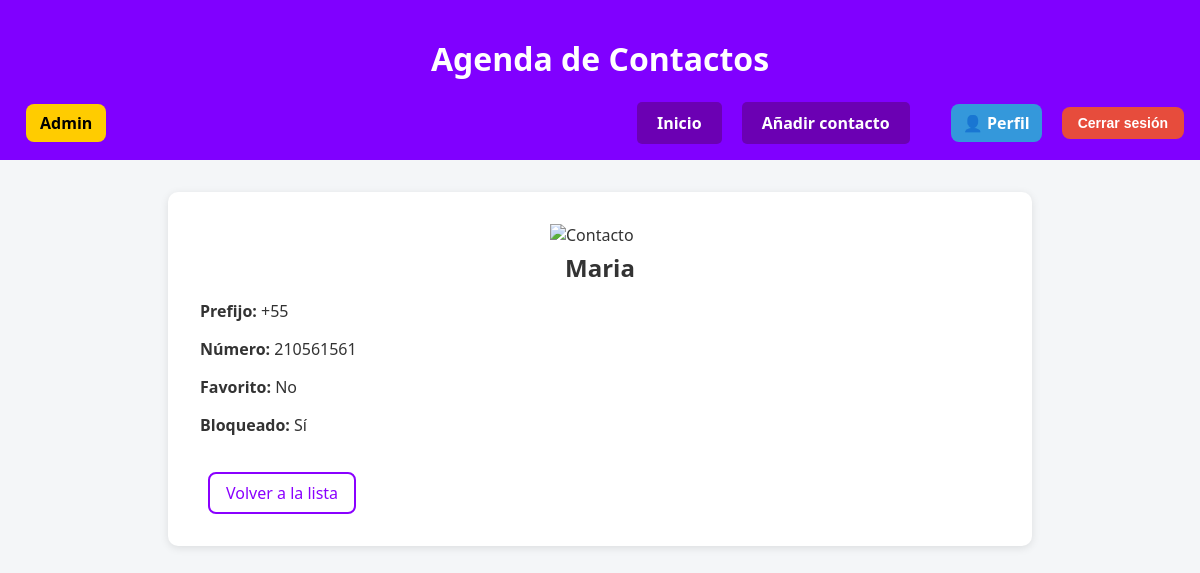
Screenshot of /detalle/24/ (signed in) with the database file from the repository.
### modulo/models.py (models this page shows, shortened)
class Contacto(models.Model):
    nombre = models.CharField(max_length=50)
    prefijo = models.ForeignKey(Prefijo, on_delete=models.SET_NULL, null=True, blank=True)
    numero = models.CharField(max_length=20)
    autor = models.ForeignKey(User, on_delete=models.CASCADE)
    bloqueado = models.BooleanField(default=False)
    favorito = models.BooleanField(default=False)

class Prefijo(models.Model):
    prefijo = models.CharField(max_length=10)
    def __str__(self):
        return self.prefijo

### modulo/views.py (the view)
# urls.py: path('detalle/<int:id>/', views.detalle_contacto, name='detalle_contacto'),
@login_required
def detalle_contacto(request, id):
    contacto = get_object_or_404(Contacto, id=id, autor=request.user)
    return render(request, 'modulo/detalle_contacto.html', {'contacto': contacto})

### modulo/templates/modulo/detalle_contacto.html (shortened to what this page needs)
{% extends 'modulo/base.html' %}
{% block content %}
    <div style="display: flex; justify-content: center; margin-bottom: 5px;">
        <img src="https://cdn-icons-png.flaticon.com/512/8102/8102780.png" alt="Contacto" style="width: 100px; height: auto;">
    </div>
    <div style="display: flex; justify-content: center; margin-bottom: 10px; font-size: 24px;">
        <strong>{{ contacto.nombre }}</strong>
    </div>
    <p><strong>Prefijo:</strong> {{ contacto.prefijo }}</p>
    <p><strong>Número:</strong> {{ contacto.numero }}</p>
    <p><strong>Favorito:</strong> {{ contacto.favorito|yesno:"Sí,No" }}</p>
    <p><strong>Bloqueado:</strong> {{ contacto.bloqueado|yesno:"Sí,No" }}</p>
    <a href="{% url 'index' %}" class="boton-volver">Volver a la lista</a>
{% endblock %}

### modulo/static/modulo/css/index.css (style rules this page uses)
body { font-family: 'Segoe UI', Tahoma, Geneva, Verdana, sans-serif; margin: 0; padding: 0; background-color: #f4f6f8; color: #333; }
.boton-volver { display: inline-block; margin-top: 20px; padding: 10px 20px; background-color: #c800ff; color: white; text-decoration: none; border-radius: 8px; font-weight: bold; transition: background-color 0.3s ease; text-align: center; }
.boton-volver { display: inline-block; padding: 8px 16px; margin-left: 8px; background-color: transparent; border: 2px solid #8a00ff; border-radius: 8px; color: #8a00ff; text-decoration: none; font-weight: 500; transition: all 0.3s ease; }

### rows the page displays
Contacto: nombre "Maria", prefijo "+55", numero "210561561", favorito "No", bloqueado "Sí"
